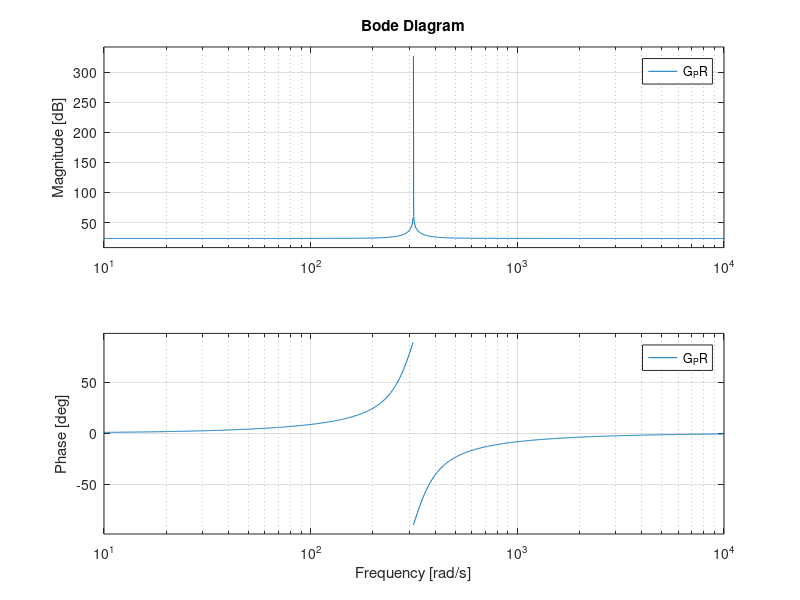
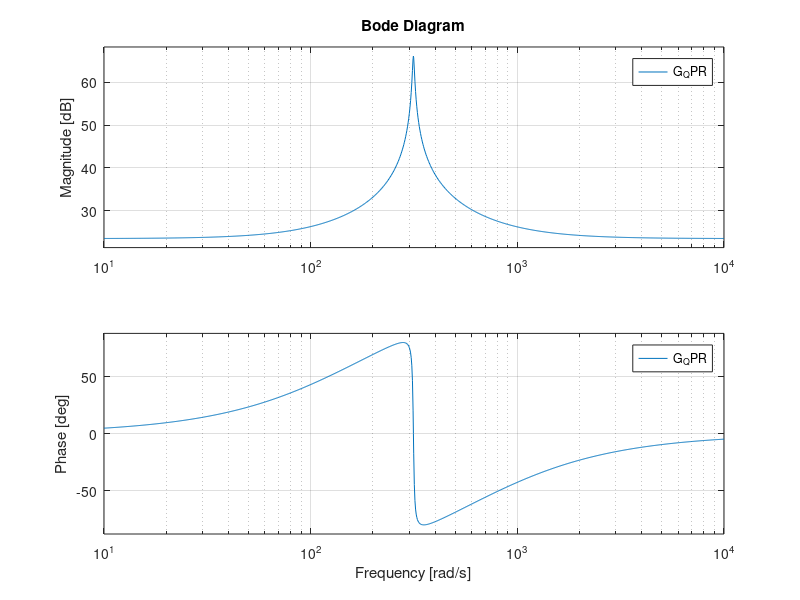

These charts were generated, in order, by the following MATLAB code:
s = tf([1, 0], 1) ;

Kp = 15 ;
Kr = 2000 ;
wr = 50 * 2 * pi ;
wi = pi ;

G_PR = Kp + Kr * s / (s^2 + wr^2)
figure
bode(G_PR)

G_QPR = Kp + 2 * wi * Kr * s / (s^2 + 2 * wi * s +  wr^2)
figure
bode(G_QPR)